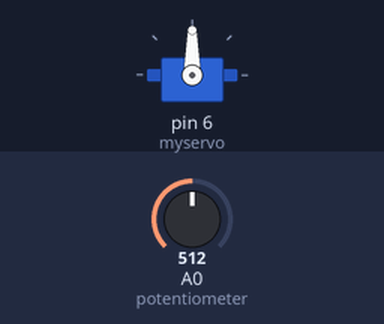
The sketch below on a simulated Arduino Uno, built with avr-gcc and run on an emulated ATmega328P. On the bench: servo. The inputs (shaded band) are chosen by the test bench; at power-on: A0 (potentiometer) = 512.

Above: at 1.2 s.
1.3 s: A0 (potentiometer) set to 716
At 2.5 s:
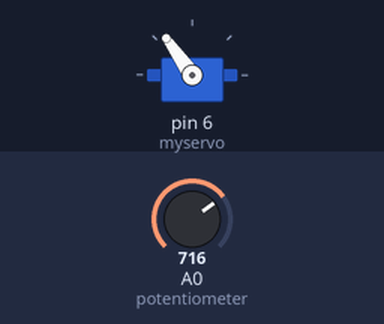
2.8 s: A0 (potentiometer) set to 900
At 3.6 s:
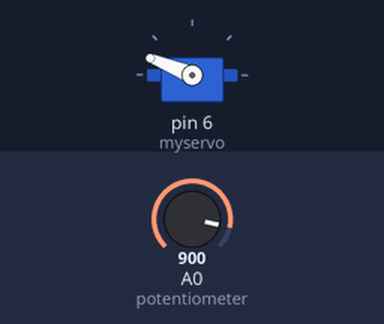
4.3 s: A0 (potentiometer) set to 1023
At 4.8 s:
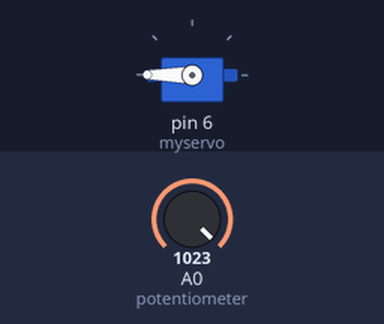
5.8 s: A0 (potentiometer) set to 306
At 7.0 s:
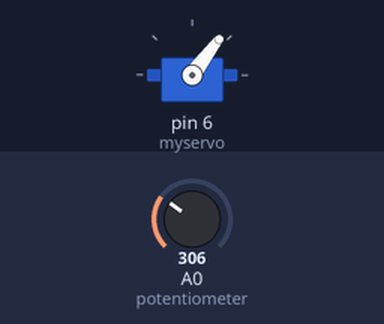
7.3 s: A0 (potentiometer) set to 122
At 8.2 s:
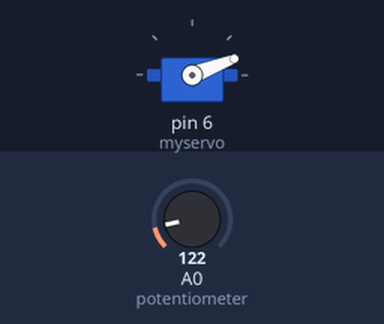
Timing chart, 0 to 9.8 s (numbered marks = the images above; inputs shaded):
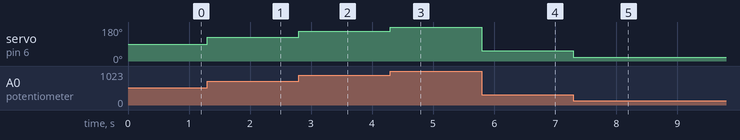

The sketch:

Sweep.ino
```cpp
#include <Servo.h>

Servo myservo;  // create servo object to control a servo
// twelve servo objects can be created on most boards

int pos = 0;    // variable to store the servo position

void setup() {
  myservo.attach(6);  // attaches the servo on pin 9 to the servo object
}


void loop() {

  int posAnalog = analogRead(A0);
  int pos = map(posAnalog,0,1023,0,180);

   myservo.write(pos);


}
```

Measured:
- after the input at 1.3 s, servo on pin 6 (myservo): 90° → 125° at once
- after the input at 2.8 s, servo on pin 6 (myservo): 125° → 158° at once
- after the input at 4.3 s, servo on pin 6 (myservo): 158° → 180° at once
- after the input at 5.8 s, servo on pin 6 (myservo): 180° → 53° at once
- after the input at 7.3 s, servo on pin 6 (myservo): 53° → 21° at once
